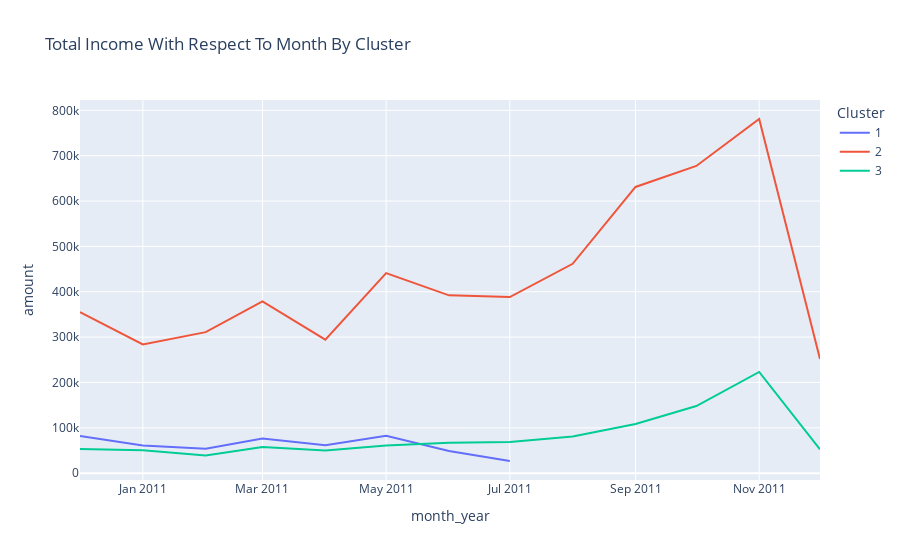

Notebook code for this chart:
### Code cell
cluster_df = processed_df.merge(fe_df_full[[customerid, 'Cluster']], on=customerid, validate='m:1')
cluster_inc_date = cluster_df.groupby([month_year, 'Cluster'], as_index=False)[amount].sum()
cluster_inc_date[month_year] = cluster_inc_date[month_year].astype(str)
title='total income with respect to month by cluster'.title()
fig = px.line(cluster_inc_date, x=month_year, y='amount', color='Cluster', title=title)
fig.show()

### Figure 1 — Plotly figure (JSON) as saved in the notebook; plotly's stock layout.template omitted (floating-point values rounded to 4 significant figures)
{"data": [{"hovertemplate": "Cluster=1<br>month_year=%{x}<br>amount=%{y}<extra></extra>", "legendgroup": "1", "line": {"color": "#636efa", "dash": "solid"}, "marker": {"symbol": "circle"}, "mode": "lines", "name": "1", "orientation": "v", "showlegend": true, "type": "scatter", "x": ["2010-12", "2011-01", "2011-02", "2011-03", "2011-04", "2011-05", "2011-06", "2011-07"], "xaxis": "x", "y": [82030.0, 61020.0, 54120.0, 76700.0, 61670.0, 82750.0, 48970.0, 26870.0], "yaxis": "y"}, {"hovertemplate": "Cluster=2<br>month_year=%{x}<br>amount=%{y}<extra></extra>", "legendgroup": "2", "line": {"color": "#EF553B", "dash": "solid"}, "marker": {"symbol": "circle"}, "mode": "lines", "name": "2", "orientation": "v", "showlegend": true, "type": "scatter", "x": ["2010-12", "2011-01", "2011-02", "2011-03", "2011-04", "2011-05", "2011-06", "2011-07", "2011-08", "2011-09", "2011-10", "2011-11", "2011-12"], "xaxis": "x", "y": [355300.0, 283900.0, 311000.0, 379100.0, 294500.0, 441100.0, 392100.0, 388500.0, 461700.0, 631200.0, 677500.0, 781000.0, 251800.0], "yaxis": "y"}, {"hovertemplate": "Cluster=3<br>month_year=%{x}<br>amount=%{y}<extra></extra>", "legendgroup": "3", "line": {"color": "#00cc96", "dash": "solid"}, "marker": {"symbol": "circle"}, "mode": "lines", "name": "3", "orientation": "v", "showlegend": true, "type": "scatter", "x": ["2010-12", "2011-01", "2011-02", "2011-03", "2011-04", "2011-05", "2011-06", "2011-07", "2011-08", "2011-09", "2011-10", "2011-11", "2011-12"], "xaxis": "x", "y": [53410.0, 50830.0, 39037, 57510.0, 50020.0, 61290.0, 67130.0, 68800.0, 80710.0, 108300.0, 148100.0, 223300.0, 52570.0], "yaxis": "y"}], "layout": {"legend": {"title": {"text": "Cluster"}, "tracegroupgap": 0}, "title": {"text": "Total Income With Respect To Month By Cluster"}, "xaxis": {"anchor": "y", "domain": [0, 1], "title": {"text": "month_year"}}, "yaxis": {"anchor": "x", "domain": [0, 1], "title": {"text": "amount"}}}}
